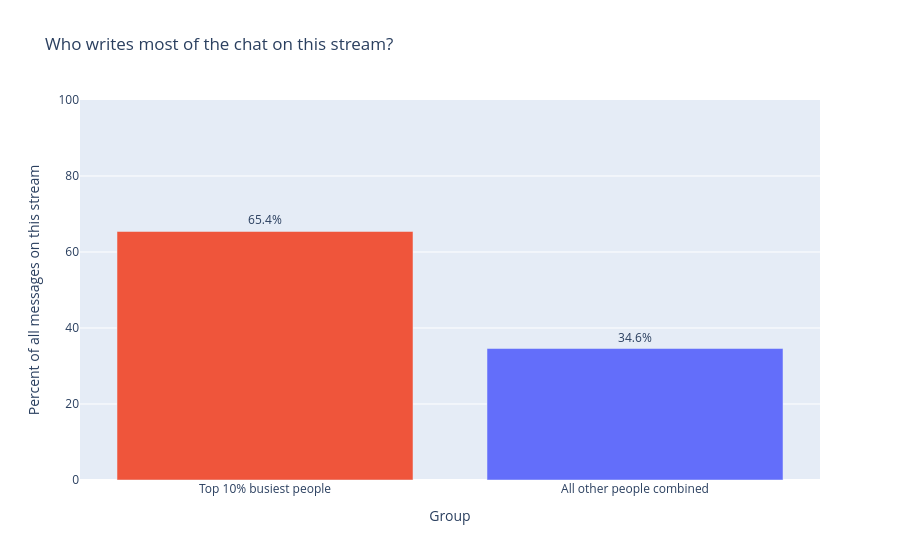

The notebook cell this image was saved under:
### Markdown cell above
**Chart 1: When was chat fastest? (horizontal bar, top 12 five-minute windows)**

The x-axis shows messages per minute (bin count divided by 5) for the twelve busiest 5-minute windows on the primary stream. The y-axis labels are minute ranges from stream start. Bars span about 30.2 to 47.8 messages per minute, with the longest bar at 47.8 (stream-wide median across all bins: 15.8).

Message rate on this stream is bursty rather than flat. The peak window at minute 385 reaches 47.8 messages per minute against a median of 15.8, roughly three times baseline. The chart argues that engagement is concentrated in short windows an editor could locate without rewatching the full broadcast. It does not support claims about specific in-game events because chat timestamps are not paired with a game event log, so it supports "look here" but not "this happened because X."

### Code cell
# Chart 2: compare how much of total chat came from the top 10% vs everyone else
counts = primary_for_who["author_channel_id"].value_counts()
n_users = counts.size
total = counts.sum()
k_top = max(1, int(np.ceil(0.10 * n_users)))
pct_top = 100 * counts.head(k_top).sum() / total
who_df = pd.DataFrame(
    {
        "Group": ["Top 10% busiest people", "All other people combined"],
        "Percent of all messages": [pct_top, 100 - pct_top],
    }
)

fig2 = px.bar(
    who_df,
    x="Group",
    y="Percent of all messages",
    title="Who writes most of the chat on this stream?",
    color="Group",
    color_discrete_map={
        "Top 10% busiest people": "#EF553B",
        "All other people combined": "#636efa",
    },
    text="Percent of all messages",
)
fig2.update_traces(texttemplate="%{y:.1f}%", textposition="outside")
fig2.update_yaxes(
    title="Percent of all messages on this stream",
    range=[0, max(100, pct_top * 1.15)],
)
fig2.update_layout(showlegend=False)
fig2.write_image(IMAGES_DIR / "mp1_q2_author_concentration.png", width=750, height=550, scale=2)
fig2.show()

### Figure 1 — Plotly figure (JSON) as saved in the notebook; plotly's stock layout.template omitted (floating-point values rounded to 4 significant figures)
{"data": [{"hovertemplate": "Group=%{x}<br>Percent of all messages=%{text}<extra></extra>", "legendgroup": "Top 10% busiest people", "marker": {"color": "#EF553B", "pattern": {"shape": ""}}, "name": "Top 10% busiest people", "orientation": "v", "showlegend": true, "text": [65.4], "textposition": "outside", "texttemplate": "%{y:.1f}%", "type": "bar", "x": ["Top 10% busiest people"], "xaxis": "x", "y": [65.4], "yaxis": "y"}, {"hovertemplate": "Group=%{x}<br>Percent of all messages=%{text}<extra></extra>", "legendgroup": "All other people combined", "marker": {"color": "#636efa", "pattern": {"shape": ""}}, "name": "All other people combined", "orientation": "v", "showlegend": true, "text": [34.6], "textposition": "outside", "texttemplate": "%{y:.1f}%", "type": "bar", "x": ["All other people combined"], "xaxis": "x", "y": [34.6], "yaxis": "y"}], "layout": {"barmode": "relative", "legend": {"title": {"text": "Group"}, "tracegroupgap": 0}, "showlegend": false, "title": {"text": "Who writes most of the chat on this stream?"}, "xaxis": {"anchor": "y", "categoryarray": ["Top 10% busiest people", "All other people combined"], "categoryorder": "array", "domain": [0, 1], "title": {"text": "Group"}}, "yaxis": {"anchor": "x", "domain": [0, 1], "range": [0, 100], "title": {"text": "Percent of all messages on this stream"}}}}
